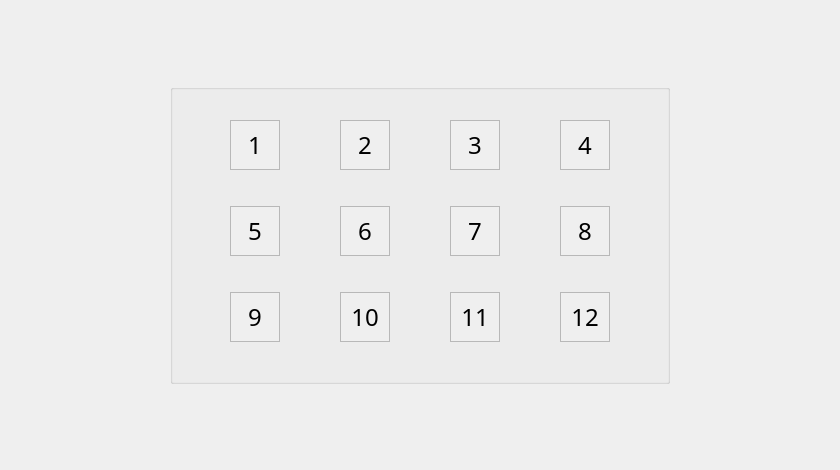
<?xml version="1.0" encoding="UTF-8"?>
<ui version="4.0">
 <class>levelpg5</class>
 <widget class="QWidget" name="levelpg5">
  <property name="geometry">
   <rect>
    <x>0</x>
    <y>0</y>
    <width>840</width>
    <height>470</height>
   </rect>
  </property>
  <property name="minimumSize">
   <size>
    <width>840</width>
    <height>470</height>
   </size>
  </property>
  <property name="maximumSize">
   <size>
    <width>840</width>
    <height>470</height>
   </size>
  </property>
  <property name="windowTitle">
   <string>Form</string>
  </property>
  <widget class="QGroupBox" name="_levels">
   <property name="geometry">
    <rect>
     <x>170</x>
     <y>84</y>
     <width>500</width>
     <height>300</height>
    </rect>
   </property>
   <property name="autoFillBackground">
    <bool>false</bool>
   </property>
   <property name="title">
    <string/>
   </property>
   <widget class="QLabel" name="level1">
    <property name="geometry">
     <rect>
      <x>60</x>
      <y>36</y>
      <width>50</width>
      <height>50</height>
     </rect>
    </property>
    <property name="font">
     <font>
      <family>Arial Rounded MT Bold</family>
      <pointsize>18</pointsize>
     </font>
    </property>
    <property name="layoutDirection">
     <enum>Qt::LeftToRight</enum>
    </property>
    <property name="autoFillBackground">
     <bool>true</bool>
    </property>
    <property name="frameShape">
     <enum>QFrame::StyledPanel</enum>
    </property>
    <property name="frameShadow">
     <enum>QFrame::Sunken</enum>
    </property>
    <property name="midLineWidth">
     <number>0</number>
    </property>
    <property name="text">
     <string>1</string>
    </property>
    <property name="alignment">
     <set>Qt::AlignCenter</set>
    </property>
    <property name="wordWrap">
     <bool>true</bool>
    </property>
    <property name="openExternalLinks">
     <bool>false</bool>
    </property>
   </widget>
   <widget class="QLabel" name="level6">
    <property name="geometry">
     <rect>
      <x>170</x>
      <y>122</y>
      <width>50</width>
      <height>50</height>
     </rect>
    </property>
    <property name="font">
     <font>
      <family>Arial Rounded MT Bold</family>
      <pointsize>18</pointsize>
     </font>
    </property>
    <property name="layoutDirection">
     <enum>Qt::LeftToRight</enum>
    </property>
    <property name="autoFillBackground">
     <bool>true</bool>
    </property>
    <property name="frameShape">
     <enum>QFrame::StyledPanel</enum>
    </property>
    <property name="text">
     <string>6</string>
    </property>
    <property name="alignment">
     <set>Qt::AlignCenter</set>
    </property>
   </widget>
   <widget class="QLabel" name="level2">
    <property name="geometry">
     <rect>
      <x>170</x>
      <y>36</y>
      <width>50</width>
      <height>50</height>
     </rect>
    </property>
    <property name="font">
     <font>
      <family>Arial Rounded MT Bold</family>
      <pointsize>18</pointsize>
     </font>
    </property>
    <property name="layoutDirection">
     <enum>Qt::LeftToRight</enum>
    </property>
    <property name="autoFillBackground">
     <bool>true</bool>
    </property>
    <property name="frameShape">
     <enum>QFrame::StyledPanel</enum>
    </property>
    <property name="lineWidth">
     <number>-1</number>
    </property>
    <property name="text">
     <string>2</string>
    </property>
    <property name="alignment">
     <set>Qt::AlignCenter</set>
    </property>
   </widget>
   <widget class="QLabel" name="label_4">
    <property name="geometry">
     <rect>
      <x>280</x>
      <y>36</y>
      <width>50</width>
      <height>50</height>
     </rect>
    </property>
    <property name="font">
     <font>
      <family>Arial Rounded MT Bold</family>
      <pointsize>18</pointsize>
     </font>
    </property>
    <property name="layoutDirection">
     <enum>Qt::LeftToRight</enum>
    </property>
    <property name="autoFillBackground">
     <bool>true</bool>
    </property>
    <property name="frameShape">
     <enum>QFrame::StyledPanel</enum>
    </property>
    <property name="text">
     <string>3</string>
    </property>
    <property name="alignment">
     <set>Qt::AlignCenter</set>
    </property>
   </widget>
   <widget class="QLabel" name="level4">
    <property name="geometry">
     <rect>
      <x>390</x>
      <y>36</y>
      <width>50</width>
      <height>50</height>
     </rect>
    </property>
    <property name="font">
     <font>
      <family>Arial Rounded MT Bold</family>
      <pointsize>18</pointsize>
     </font>
    </property>
    <property name="layoutDirection">
     <enum>Qt::LeftToRight</enum>
    </property>
    <property name="autoFillBackground">
     <bool>true</bool>
    </property>
    <property name="frameShape">
     <enum>QFrame::StyledPanel</enum>
    </property>
    <property name="text">
     <string>4</string>
    </property>
    <property name="alignment">
     <set>Qt::AlignCenter</set>
    </property>
   </widget>
   <widget class="QLabel" name="level10">
    <property name="geometry">
     <rect>
      <x>170</x>
      <y>208</y>
      <width>50</width>
      <height>50</height>
     </rect>
    </property>
    <property name="font">
     <font>
      <family>Arial Rounded MT Bold</family>
      <pointsize>18</pointsize>
     </font>
    </property>
    <property name="layoutDirection">
     <enum>Qt::LeftToRight</enum>
    </property>
    <property name="autoFillBackground">
     <bool>true</bool>
    </property>
    <property name="frameShape">
     <enum>QFrame::StyledPanel</enum>
    </property>
    <property name="text">
     <string>10</string>
    </property>
    <property name="alignment">
     <set>Qt::AlignCenter</set>
    </property>
   </widget>
   <widget class="QLabel" name="level11">
    <property name="geometry">
     <rect>
      <x>280</x>
      <y>208</y>
      <width>50</width>
      <height>50</height>
     </rect>
    </property>
    <property name="font">
     <font>
      <family>Arial Rounded MT Bold</family>
      <pointsize>18</pointsize>
     </font>
    </property>
    <property name="layoutDirection">
     <enum>Qt::LeftToRight</enum>
    </property>
    <property name="autoFillBackground">
     <bool>true</bool>
    </property>
    <property name="frameShape">
     <enum>QFrame::StyledPanel</enum>
    </property>
    <property name="text">
     <string>11</string>
    </property>
    <property name="alignment">
     <set>Qt::AlignCenter</set>
    </property>
   </widget>
   <widget class="QLabel" name="level12">
    <property name="geometry">
     <rect>
      <x>390</x>
      <y>208</y>
      <width>50</width>
      <height>50</height>
     </rect>
    </property>
    <property name="font">
     <font>
      <family>Arial Rounded MT Bold</family>
      <pointsize>18</pointsize>
     </font>
    </property>
    <property name="layoutDirection">
     <enum>Qt::LeftToRight</enum>
    </property>
    <property name="autoFillBackground">
     <bool>true</bool>
    </property>
    <property name="frameShape">
     <enum>QFrame::StyledPanel</enum>
    </property>
    <property name="text">
     <string>12</string>
    </property>
    <property name="alignment">
     <set>Qt::AlignCenter</set>
    </property>
   </widget>
   <widget class="QLabel" name="level9">
    <property name="geometry">
     <rect>
      <x>60</x>
      <y>208</y>
      <width>50</width>
      <height>50</height>
     </rect>
    </property>
    <property name="font">
     <font>
      <family>Arial Rounded MT Bold</family>
      <pointsize>18</pointsize>
     </font>
    </property>
    <property name="layoutDirection">
     <enum>Qt::LeftToRight</enum>
    </property>
    <property name="autoFillBackground">
     <bool>true</bool>
    </property>
    <property name="frameShape">
     <enum>QFrame::StyledPanel</enum>
    </property>
    <property name="frameShadow">
     <enum>QFrame::Sunken</enum>
    </property>
    <property name="text">
     <string>9</string>
    </property>
    <property name="alignment">
     <set>Qt::AlignCenter</set>
    </property>
   </widget>
   <widget class="QLabel" name="level7">
    <property name="geometry">
     <rect>
      <x>280</x>
      <y>122</y>
      <width>50</width>
      <height>50</height>
     </rect>
    </property>
    <property name="font">
     <font>
      <family>Arial Rounded MT Bold</family>
      <pointsize>18</pointsize>
     </font>
    </property>
    <property name="layoutDirection">
     <enum>Qt::LeftToRight</enum>
    </property>
    <property name="autoFillBackground">
     <bool>true</bool>
    </property>
    <property name="frameShape">
     <enum>QFrame::StyledPanel</enum>
    </property>
    <property name="text">
     <string>7</string>
    </property>
    <property name="alignment">
     <set>Qt::AlignCenter</set>
    </property>
   </widget>
   <widget class="QLabel" name="level8">
    <property name="geometry">
     <rect>
      <x>390</x>
      <y>122</y>
      <width>50</width>
      <height>50</height>
     </rect>
    </property>
    <property name="font">
     <font>
      <family>Arial Rounded MT Bold</family>
      <pointsize>18</pointsize>
     </font>
    </property>
    <property name="layoutDirection">
     <enum>Qt::LeftToRight</enum>
    </property>
    <property name="autoFillBackground">
     <bool>true</bool>
    </property>
    <property name="frameShape">
     <enum>QFrame::StyledPanel</enum>
    </property>
    <property name="text">
     <string>8</string>
    </property>
    <property name="alignment">
     <set>Qt::AlignCenter</set>
    </property>
   </widget>
   <widget class="QLabel" name="level5">
    <property name="geometry">
     <rect>
      <x>60</x>
      <y>122</y>
      <width>50</width>
      <height>50</height>
     </rect>
    </property>
    <property name="font">
     <font>
      <family>Arial Rounded MT Bold</family>
      <pointsize>18</pointsize>
     </font>
    </property>
    <property name="layoutDirection">
     <enum>Qt::LeftToRight</enum>
    </property>
    <property name="autoFillBackground">
     <bool>true</bool>
    </property>
    <property name="frameShape">
     <enum>QFrame::StyledPanel</enum>
    </property>
    <property name="text">
     <string>5</string>
    </property>
    <property name="alignment">
     <set>Qt::AlignCenter</set>
    </property>
   </widget>
  </widget>
 </widget>
 <resources/>
 <connections/>
</ui>
